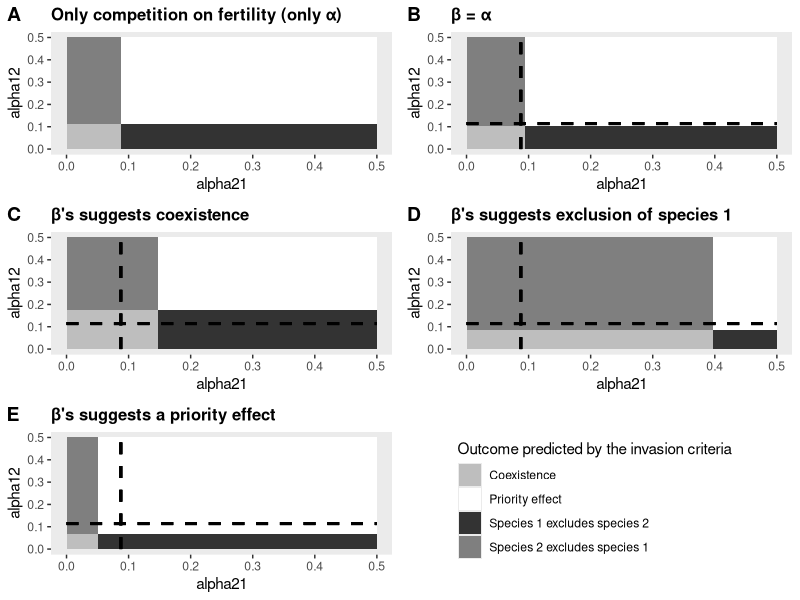

Source code (R):
### GAEL BARDON ###
### 05/10/2020 ###
### Computation of the invasion criteria over alpha_ij and alpha_ji in the combined model with three situations suggested by beta coefficients 

library("gridExtra")
library(ggplot2)
library(cowplot)

## Function to compute the border of the outcome domains on alpha from invasion criteria
computation_border_combined <- function(pi1,pi2, gamma1,gamma2, phi1,phi2, sa1,sa2, alpha11, alpha22, beta11, beta12, beta21, beta22){
  n_a1 = (alpha11*(1-gamma1)*phi1 - alpha11 - beta11 + sqrt((-alpha11*(1-gamma1)*phi1 + alpha11 + beta11)^2-4*alpha11*beta11*(-(1-gamma1)*phi1-pi1*gamma1*phi1/(1-sa1)+1)))/(2*alpha11*beta11)
  alpha21_b = ((pi2*gamma2*phi2/(1-sa2))/((1+beta21*n_a1)-(1-gamma2)*phi2)-1)*1/n_a1
  n_a2 = (alpha22*(1-gamma2)*phi2 - alpha22 - beta22 + sqrt((-alpha22*(1-gamma2)*phi2 + alpha22 + beta22)^2-4*alpha22*beta22*(-(1-gamma2)*phi2-pi2*gamma2*phi2/(1-sa2)+1)))/(2*alpha22*beta22)
  alpha12_b = ((pi1*gamma1*phi1/(1-sa1))/((1+beta12*n_a2)-(1-gamma1)*phi1)-1)*1/n_a2
  return(c(alpha21_b,alpha12_b))
}

## Function to compute the border of the outcome domains from invasion criteria when beta=0 (From Fujiwara et al. but gives the same results if we use our method)
computation_border_only_alpha <- function(pi1,pi2, gamma1,gamma2, phi1,phi2, sa1,sa2, alpha11, alpha22){
  f1<-(1/(gamma1*phi1))*(1-sa1)*(1-phi1+gamma1*phi1)
  f2<-(1/(gamma2*phi2))*(1-sa2)*(1-phi2+gamma2*phi2)
  Rf1<-(pi1/f1)-1
  Rf2<-(pi2/f2)-1
  alpha12_b<-(Rf1/Rf2)*alpha22
  alpha21_b<-(Rf2/Rf1)*alpha11
  return(c(alpha21_b,alpha12_b))
} 

## Function to compute the border of the outcome domains from invasion criteria when beta=alpha 
computation_border_alpha_eq_beta <- function(pi1,pi2, gamma1,gamma2, phi1,phi2, sa1,sa2, alpha11, alpha22, beta11, beta22){
  n_a1 = (alpha11*(1-gamma1)*phi1 - alpha11 - beta11 + sqrt((-alpha11*(1-gamma1)*phi1 + alpha11 + beta11)^2-4*alpha11*beta11*(-(1-gamma1)*phi1-pi1*gamma1*phi1/(1-sa1)+1)))/(2*alpha11*beta11)
  n_a2 = (alpha22*(1-gamma2)*phi2 - alpha22 - beta22 + sqrt((-alpha22*(1-gamma2)*phi2 + alpha22 + beta22)^2-4*alpha22*beta22*(-(1-gamma2)*phi2-pi2*gamma2*phi2/(1-sa2)+1)))/(2*alpha22*beta22)
  C1= (1-gamma1)*phi1
  D1= pi1*gamma1*phi1/(1-sa1)
  C2= (1-gamma2)*phi2
  D2= pi2*gamma2*phi2/(1-sa2)
  alpha21_b = (sqrt(D2-C2)-1)*1/n_a1
  alpha12_b = (sqrt(D1-C1)-1)*1/n_a2
  return(c(alpha21_b,alpha12_b))
}


### Reference plot : inavsion criteria with only alpha (beta=0)
border_ref <- computation_border_only_alpha(30,25,0.7,0.8,0.5,0.4,0.5,0.6,0.1,0.1)
rect_ref <- data.frame(xmin = c(0,border_ref[1],0,border_ref[1]),
                      xmax = c(border_ref[1], 0.5,border_ref[1],0.5),
                      ymin = c(0 , 0, border_ref[2],border_ref[2]),
                      ymax = c(border_ref[2],border_ref[2],0.5,0.5),
                      grp = factor(c('Coexistence','Species 1 excludes species 2','Species 2 excludes species 1','Priority effect')))

a <- ggplot(data=rect_ref, aes(x=c(0,0.5), y=c(0,0.5)))+
  geom_rect(data = rect_ref,aes(x = NULL,y = NULL,xmin = xmin,xmax = xmax,ymin = ymin,ymax = ymax, fill = grp)) +
  theme(panel.grid.major = element_blank(), panel.grid.minor = element_blank())+
  scale_fill_manual(values = c('grey',"white","grey20", "grey50"))+
  xlab("alpha21")+ylab("alpha12")+ guides(fill=guide_legend(title="Outcome predicted by the invasion criteria"))+ggtitle("Only competition on fertility (only \u03B1)")+ 
  theme(plot.title = element_text(size = 12, face = "bold"))

### Reference beta =alpha

border_alpha_eq_beta <- computation_border_alpha_eq_beta(30,25,0.7,0.8,0.5,0.4,0.5,0.6,0.1,0.1,0.1,0.1)


rect_alpha_eq_beta <- data.frame(xmin = c(0,border_alpha_eq_beta[1],0,border_alpha_eq_beta[1]),
                      xmax = c(border_alpha_eq_beta[1], 0.5,border_alpha_eq_beta[1],0.5),
                      ymin = c(0 , 0, border_alpha_eq_beta[2],border_alpha_eq_beta[2]),
                      ymax = c(border_alpha_eq_beta[2],border_alpha_eq_beta[2],0.5,0.5),
                      grp = factor(c('Coexistence','Species 1 excludes species 2','Species 2 excludes species 1','Priority effect')))
b <- ggplot(data=rect_alpha_eq_beta, aes(x=c(0,0.5), y=c(0,0.5)))+
  geom_rect(data = rect_alpha_eq_beta,aes(x = NULL,y = NULL,xmin = xmin,xmax = xmax,ymin = ymin,ymax = ymax, fill = grp)) +
  geom_segment(aes(x = 0, y = border_ref[2], xend = 0.5, yend = border_ref[2]), linetype="dashed", size=1)+
  geom_segment(aes(x = border_ref[1], y = 0, xend = border_ref[1], yend = 0.5), linetype="dashed", size=1)+
  theme(panel.grid.major = element_blank(), panel.grid.minor = element_blank())+
  scale_fill_manual(values = c('grey',"white","grey20", "grey50"))+
  xlab("alpha21")+ylab("alpha12")+ guides(fill=guide_legend(title="Outcome predicted by the invasion criteria"))+ggtitle("\u03B2 = \u03B1")+ 
  theme(plot.title = element_text(size = 12, face = "bold"))+theme(legend.position = "none")


### beta suggests coexistence 
coexistence_border <- computation_border_combined(30,25,0.7,0.8,0.5,0.4,0.5,0.6,0.1,0.1,0.1, 0.06, 0.06, 0.1)

rect_coexistence <- data.frame(xmin = c(0,coexistence_border[1],0,coexistence_border[1]),
                                    xmax = c(coexistence_border[1], 0.5,coexistence_border[1],0.5),
                                    ymin = c(0 , 0, coexistence_border[2],coexistence_border[2]),
                                    ymax = c(coexistence_border[2],coexistence_border[2],0.5,0.5),
                                    grp = factor(c('Coexistence','Species 1 excludes species 2','Species 2 excludes species 1','Priority effect')))
c <- ggplot(data=rect_coexistence, aes(x=c(0,0.5), y=c(0,0.5)))+
  geom_rect(data = rect_coexistence,aes(x = NULL,y = NULL,xmin = xmin,xmax = xmax,ymin = ymin,ymax = ymax, fill = grp)) +
  geom_segment(aes(x = 0, y = border_ref[2], xend = 0.5, yend = border_ref[2]), linetype="dashed", size=1)+
  geom_segment(aes(x = border_ref[1], y = 0, xend = border_ref[1], yend = 0.5), linetype="dashed", size=1)+
  theme(panel.grid.major = element_blank(), panel.grid.minor = element_blank())+
  scale_fill_manual(values = c('grey',"white","grey20", "grey50"))+
  xlab("alpha21")+ylab("alpha12")+ guides(fill=guide_legend(title="Outcome predicted by the invasion criteria"))+ggtitle("\u03B2's suggests coexistence ")+ 
  theme(plot.title = element_text(size = 12, face = "bold"))+theme(legend.position = "none")

### Beta suggest exclusion sp 2

exclu_sp2_border <- computation_border_combined(30,25,0.7,0.8,0.5,0.4,0.5,0.6,0.1,0.1,0.1,0.125,0.01,0.1)

rect_exclu_sp2 <- data.frame(xmin = c(0,exclu_sp2_border[1],0,exclu_sp2_border[1]),
                               xmax = c(exclu_sp2_border[1], 0.5,exclu_sp2_border[1],0.5),
                               ymin = c(0 , 0, exclu_sp2_border[2],exclu_sp2_border[2]),
                               ymax = c(exclu_sp2_border[2],exclu_sp2_border[2],0.5,0.5),
                               grp = factor(c('Coexistence','Species 1 excludes species 2','Species 2 excludes species 1','Priority effect')))
d <- ggplot(data=rect_exclu_sp2, aes(x=c(0,0.5), y=c(0,0.5)))+
  geom_rect(data = rect_exclu_sp2,aes(x = NULL,y = NULL,xmin = xmin,xmax = xmax,ymin = ymin,ymax = ymax, fill = grp)) +
  geom_segment(aes(x = 0, y = border_ref[2], xend = 0.5, yend = border_ref[2]), linetype="dashed", size=1)+
  geom_segment(aes(x = border_ref[1], y = 0, xend = border_ref[1], yend = 0.5), linetype="dashed", size=1)+
  theme(panel.grid.major = element_blank(), panel.grid.minor = element_blank())+
  scale_fill_manual(values = c('grey',"white","grey20", "grey50"))+
  xlab("alpha21")+ylab("alpha12")+ guides(fill=guide_legend(title="Outcome predicted by the invasion criteria"))+ggtitle("\u03B2's suggests exclusion of species 1")+ 
  theme(plot.title = element_text(size = 12, face = "bold"))+theme(legend.position = "none")

#### BEta suggests priority effect
PE_border <- computation_border_combined(30,25,0.7,0.8,0.5,0.4,0.5,0.6,0.1,0.1,0.1,0.155,0.165,0.1)

rect_priorityeffect <- data.frame(xmin = c(0,PE_border[1],0,PE_border[1]),
                             xmax = c(PE_border[1], 0.5,PE_border[1],0.5),
                             ymin = c(0 , 0, PE_border[2],PE_border[2]),
                             ymax = c(PE_border[2],PE_border[2],0.5,0.5),
                             grp = factor(c('Coexistence','Species 1 excludes species 2','Species 2 excludes species 1','Priority effect')))
e <- ggplot(data=rect_priorityeffect, aes(x=c(0,0.5), y=c(0,0.5)))+
  geom_rect(data = rect_priorityeffect,aes(x = NULL,y = NULL,xmin = xmin,xmax = xmax,ymin = ymin,ymax = ymax, fill = grp)) +
  geom_segment(aes(x = 0, y = border_ref[2], xend = 0.5, yend = border_ref[2]), linetype="dashed", size=1)+
  geom_segment(aes(x = border_ref[1], y = 0, xend = border_ref[1], yend = 0.5), linetype="dashed", size=1)+
  theme(panel.grid.major = element_blank(), panel.grid.minor = element_blank())+
  scale_fill_manual(values = c('grey',"white","grey20", "grey50"))+
  xlab("alpha21")+ylab("alpha12")+ guides(fill=guide_legend(title="Outcome predicted by the invasion criteria"))+ggtitle("\u03B2's suggests a priority effect")+ 
  theme(plot.title = element_text(size = 12, face = "bold"))+theme(legend.position = "none")

#### Combined figurewith labels
f <- get_legend(a)
a <- a + theme(legend.position = "none")
plot_grid(a, b,c,d,e,f, labels=c("A", "B","C","D", "E"), ncol = 2, nrow = 3)


